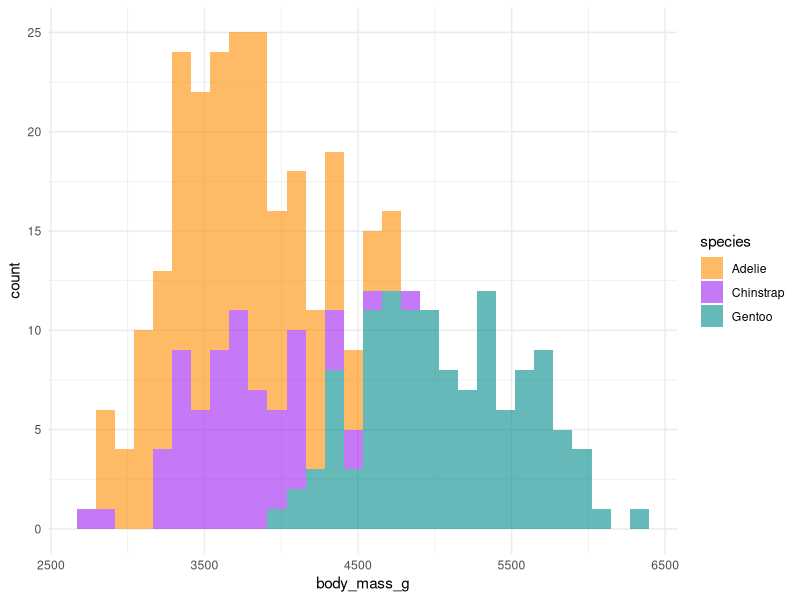

Generate this figure with R:
## ---- chunk 1
knitr::opts_chunk$set(
  echo = TRUE, # code is included in output
  warning = FALSE, # don't show warnings
  message = FALSE # don't show messages
)
library(tidyverse)
library(palmerpenguins)
## ---- chunk 2
# calculate the mean body mass of the penguin species
adelie_mean <- penguins %>% filter(species == "Adelie") %>% pull(body_mass_g) %>% mean(na.rm = TRUE) 
chinstrap_mean <- penguins %>% filter(species == "Chinstrap") %>% pull(body_mass_g) %>% mean(na.rm = TRUE) 
gentoo_mean <- penguins %>% filter(species == "Gentoo") %>% pull(body_mass_g) %>% mean(na.rm = TRUE) 
## ---- chunk 3
ggplot(penguins, aes(x = body_mass_g, fill = species)) +
  geom_histogram(alpha = 0.6) +
   scale_fill_manual(values = c("darkorange", "purple", "cyan4")) +
  theme_minimal()
## ---- chunk 4
penguins %>% 
  filter(!(is.na(sex))) %>% 
  group_by(species, sex) %>% 
  summarize(
    bill_length = mean(bill_length_mm, na.rm = TRUE),
    bill_depth = mean(bill_depth_mm, na.rm = TRUE),
    flipper_length = mean(flipper_length_mm, na.rm = TRUE),
    body_mass = mean(body_mass_g, na.rm = TRUE)
  )
## ---- chunk 5
# Calculate the linear model
lm_penguins <- lm(bill_depth_mm ~ bill_length_mm + species, data = penguins)
# Create the summary table
summary(lm_penguins)
